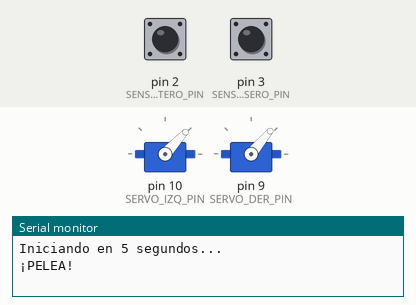
This program was run on a simulated Arduino Pro Mini, built with avr-gcc and run on an emulated ATmega328P. Parts: 2 × servo, the last lines printed to the serial monitor. Inputs (shaded band) come from the test bench; at power-on: pin 2 (SENSOR_DELANTERO_PIN) HIGH, pin 3 (SENSOR_TRASERO_PIN) HIGH.

Above: at 6.2 s.
6.3 s: pin 2 (SENSOR_DELANTERO_PIN) pulsed LOW 5 times (0.12 s each, 0.3 s apart)
At 8.0 s:
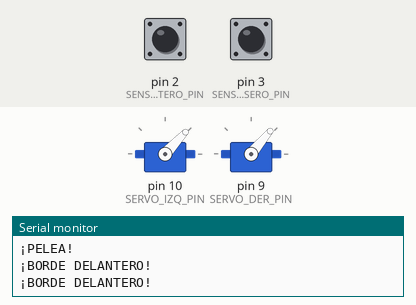
9.3 s: pin 3 (SENSOR_TRASERO_PIN) pulsed LOW 2 times (0.12 s each, 0.3 s apart)
At 9.62 s:
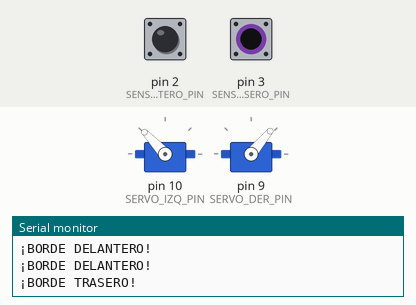
At 9.99 s:
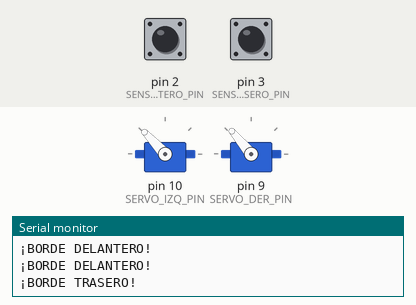
Timing chart, 0 to 12.3 s (numbered marks = the images above; inputs shaded):
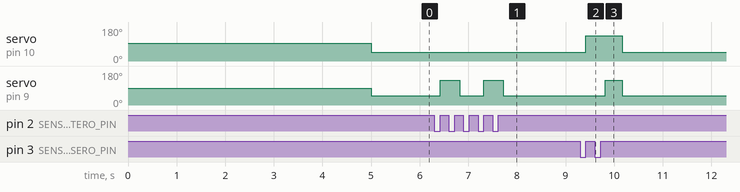

Measured:
- after the input at 6.3 s, servo on pin 9 (SERVO_DER_PIN): alternates 130° for 0.40 s and 50° for 0.50 s, 4 changes in all, then stays 50°, starting after 0.12 s
- after the input at 9.3 s, servo on pin 10 (SERVO_IZQ_PIN): 47° → 133° after 0.12 s, → 47° 0.75 s later; servo on pin 9 (SERVO_DER_PIN): 50° → 130° after 0.52 s, → 50° 0.35 s later

The program:

main.cpp
```cpp
#include <Arduino.h>
// Robot Sumo con Arduino Uno
// Componentes: HC-SR04 (con Timer2), 2x TCRT5000 (con interrupciones), 2x Servo S3003 modificados
// Estrategia equilibrada: defensa y ataque - TOTALMENTE NO BLOQUEANTE

#include <Servo.h>
#define ADD(x,y) ((x) + (y))

// === PINES ===
// Ultrasonido HC-SR04
#define TRIG_PIN 12
#define ECHO_PIN 11

// Sensores TCRT5000 en pines de interrupción
#define SENSOR_DELANTERO_PIN 2  // INT0 - Sensor ADELANTE del robot
#define SENSOR_TRASERO_PIN 3    // INT1 - Sensor ATRÁS del robot

// Servos (usar pines PWM)
#define SERVO_IZQ_PIN 10   // PWM
#define SERVO_DER_PIN 9  // PWM

// === CONSTANTES ===
#define DISTANCIA_ATAQUE 40      // cm - atacar si oponente está cerca
#define DISTANCIA_BUSQUEDA 80    // cm - buscar activamente
#define TIEMPO_RETROCESO 400     // ms - tiempo para alejarse del borde
#define TIEMPO_GIRO_BORDE 350    // ms - giro después de detectar borde

// Velocidades servos (AJUSTAR SEGÚN PRUEBAS)
#define VELOCIDAD_STOP_DER 90
#define VELOCIDAD_STOP_IZQ 93
#define VELOCIDAD_BASE 40       // Velocidad base para pruebas
#define VELOCIDAD_BASE_IZQ ADD(VELOCIDAD_STOP_IZQ,VELOCIDAD_BASE)       // Velocidad base para pruebas
#define VELOCIDAD_BASE_DER ADD(VELOCIDAD_STOP_DER,VELOCIDAD_BASE)       // Velocidad base para pruebas
#define VELOCIDAD_TURBO 25      // Velocidad máxima de ataque

// === VARIABLES GLOBALES ===
// Sensores de línea
volatile bool lineaDelDetectada = false;
volatile bool lineaTraDetectada = false;

// Ultrasonido no bloqueante
volatile int distanciaActual = 0;
volatile unsigned long tiempoEchoInicio = 0;
volatile bool esperandoEcho = false;
volatile bool medicionCompleta = false;

Servo servoIzq;
Servo servoDer;

// Estados del robot
enum Estado {
  BUSCAR,
  ATACAR,
  EVITAR_BORDE
};
Estado estadoActual = BUSCAR;

// Control de tiempo para búsqueda
unsigned long tiempoGiro = 0;
bool girando = false;

void detectarLineaDel();
void detectarLineaTra();
void manejarBorde();
void echoInterrupt();
void detener();
void avanzar();
void retroceder();
void girarIzquierda();
void girarDerecha();
void atacarTurbo();
void buscarOponente();

void setup() {
  Serial.begin(9600);

  // Configurar pines ultrasonido
  pinMode(TRIG_PIN, OUTPUT);
  pinMode(ECHO_PIN, INPUT);
  digitalWrite(TRIG_PIN, LOW);

  // Configurar sensores infrarrojos con pull-up interno
  pinMode(SENSOR_DELANTERO_PIN, INPUT_PULLUP);
  pinMode(SENSOR_TRASERO_PIN, INPUT_PULLUP);

  // Configurar interrupciones para sensores de línea
  attachInterrupt(digitalPinToInterrupt(SENSOR_DELANTERO_PIN), detectarLineaDel, RISING);
  attachInterrupt(digitalPinToInterrupt(SENSOR_TRASERO_PIN), detectarLineaTra, RISING);

  // Configurar interrupción para ECHO del ultrasonido
  attachInterrupt(digitalPinToInterrupt(ECHO_PIN), echoInterrupt, CHANGE);

  // Configurar Timer2 para lectura periódica del ultrasonido (cada 64ms aprox)
  cli();  // Deshabilitar interrupciones globales
  TCCR2A = 0;  // Modo normal
  TCCR2B = 0;
  TCNT2 = 0;   // Inicializar contador

  // Configurar para ~64ms usando prescaler 1024
  // OCR2A = (16MHz / (prescaler * frecuencia_deseada)) - 1
  // Para ~15.6Hz (64ms): OCR2A = (16000000 / (1024 * 15.6)) - 1 ≈ 249
  OCR2A = 249;
  TCCR2A |= (1 << WGM21);   // Modo CTC
  TCCR2B |= (1 << CS22) | (1 << CS21) | (1 << CS20);  // Prescaler 1024
  TIMSK2 |= (1 << OCIE2A);  // Habilitar interrupción por comparación
  sei();  // Habilitar interrupciones globales

  // Inicializar servos en pines PWM
  servoIzq.attach(SERVO_IZQ_PIN);
  servoDer.attach(SERVO_DER_PIN);

  // Espera inicial de 5 segundos (reglamento sumo)
  detener();
  Serial.println("Iniciando en 5 segundos...");
  delay(5000);
  Serial.println("¡PELEA!");
}

void loop() {
  // === PRIORIDAD 1: Evitar caída del dohyo ===
  if (lineaDelDetectada || lineaTraDetectada) {
    estadoActual = EVITAR_BORDE;
    manejarBorde();
    return;
  }

  // === PRIORIDAD 2 y 3: Atacar o Buscar ===
  // La distancia se actualiza automáticamente por interrupciones
  int distancia = distanciaActual;

  if (distancia > 0 && distancia <= DISTANCIA_ATAQUE) {
    // Oponente cerca - ATACAR CON FUERZA
    estadoActual = ATACAR;
    atacarTurbo();
  }
  else if (distancia > DISTANCIA_ATAQUE && distancia <= DISTANCIA_BUSQUEDA) {
    // Oponente detectado pero lejos - avanzar
    estadoActual = ATACAR;
    avanzar();
  }
  else {
    // No hay oponente - buscar girando
    estadoActual = BUSCAR;
    buscarOponente();
  }

  // Loop completamente no bloqueante - sin delays
}

// === INTERRUPCIONES DE SENSORES DE LÍNEA ===
void detectarLineaDel() {
  // Verificar que realmente está en LOW (debounce por hardware)
  if (digitalRead(SENSOR_DELANTERO_PIN) == HIGH) {
    lineaDelDetectada = true;
  }
}

void detectarLineaTra() {
  // Verificar que realmente está en LOW (debounce por hardware)
  if (digitalRead(SENSOR_TRASERO_PIN) == HIGH) {
    lineaTraDetectada = true;
  }
}

// === INTERRUPCIÓN TIMER2 - Trigger del ultrasonido cada 64ms ===
ISR(TIMER2_COMPA_vect) {
  if (!esperandoEcho) {
    // Enviar pulso trigger
    digitalWrite(TRIG_PIN, HIGH);
    delayMicroseconds(10);
    digitalWrite(TRIG_PIN, LOW);
    esperandoEcho = true;
  }
}

// === INTERRUPCIÓN ECHO - Medir tiempo del pulso ===
void echoInterrupt() {
  if (digitalRead(ECHO_PIN) == HIGH) {
    // Inicio del pulso ECHO
    tiempoEchoInicio = micros();
  } else {
    // Fin del pulso ECHO
    if (esperandoEcho && tiempoEchoInicio > 0) {
      unsigned long duracion = micros() - tiempoEchoInicio;

      // Calcular distancia (solo enteros)
      // Limitar a rango razonable (2-400cm)
      if (duracion > 116 && duracion < 23200) {  // 2cm a 400cm
        distanciaActual = duracion / 58;
      } else {
        distanciaActual = 0;  // Fuera de rango
      }

      esperandoEcho = false;
      medicionCompleta = true;
      tiempoEchoInicio = 0;
    }
  }
}

// === MANEJO DE BORDES (usando millis() en vez de delay) ===
void manejarBorde() {
  static unsigned long tiempoInicioBorde = 0;
  static int faseBorde = 0;  // 0=retroceso, 1=giro
  static bool enBorde = false;
  static bool girarHaciaIzq = false;  // Dirección del giro

  if (!enBorde) {
    // Iniciar maniobra de borde - determinar dirección del giro
    enBorde = true;
    faseBorde = 0;
    tiempoInicioBorde = millis();

    // Decidir hacia dónde girar según qué sensor detectó
    if (lineaDelDetectada) {
      Serial.println("¡BORDE DELANTERO!");
      girarHaciaIzq = true;
    }
    else if (lineaTraDetectada) {
      Serial.println("¡BORDE TRASERO!");
      girarHaciaIzq = false;
    }
    else if (lineaDelDetectada && lineaTraDetectada) {
      Serial.println("¡BORDE LATERAL!");
      girarHaciaIzq = true;
    }
  }

  unsigned long tiempoTranscurrido = millis() - tiempoInicioBorde;

  if (faseBorde == 0) {
    if (lineaDelDetectada) {
      retroceder();
    }
    else if (lineaTraDetectada) {
      avanzar();
    }


    if (tiempoTranscurrido >= TIEMPO_RETROCESO) {
      faseBorde = 1;
      tiempoInicioBorde = millis();
    }
  }
  else if (faseBorde == 1) {
    // Fase de giro - girar según la dirección determinada
    if (girarHaciaIzq) {
      girarIzquierda();
    } else {
      girarDerecha();
    }

    // Determinar tiempo de giro
    int tiempoGiroTotal = TIEMPO_GIRO_BORDE;
    if (lineaDelDetectada) {
      tiempoGiroTotal += 100;  // Giro más largo si detectó borde frontal
    }

    if (tiempoTranscurrido >= tiempoGiroTotal) {
      // Finalizar maniobra
      lineaDelDetectada = false;
      lineaTraDetectada = false;
      enBorde = false;
      faseBorde = 0;
    }
  }
}

// === ESTRATEGIAS DE COMBATE ===
void atacarTurbo() {
  // Ataque máxima velocidad
  servoIzq.write(VELOCIDAD_BASE_IZQ + VELOCIDAD_TURBO);
  servoDer.write(180 - VELOCIDAD_BASE_DER + VELOCIDAD_TURBO);  // Invertido
}

void buscarOponente() {
  static bool girarHaciaDer = false;
  // Giro continuo para escanear (sin delays)
  if (!girando) {
    tiempoGiro = millis();
    girando = true;
  }

    if (girarHaciaDer) {
        girarDerecha();
    } else {
        girarIzquierda();
    }

  // Cambiar dirección cada 1.5 segundos
  if (millis() - tiempoGiro > 1500) {
        girarHaciaDer = false;
  }
}

// === FUNCIONES DE MOVIMIENTO ===
void avanzar() {
  servoIzq.write(VELOCIDAD_BASE_IZQ);
  servoDer.write(180 - VELOCIDAD_BASE_DER);
}

void retroceder() {
  servoIzq.write(180 - VELOCIDAD_BASE_IZQ);
  servoDer.write(VELOCIDAD_BASE_DER);
}

void girarDerecha() {
  servoIzq.write(VELOCIDAD_BASE_IZQ);
  servoDer.write(VELOCIDAD_BASE_DER);
}

void girarIzquierda() {
  servoIzq.write(180 - VELOCIDAD_BASE_IZQ);
  servoDer.write(180 - VELOCIDAD_BASE_DER);
}

void detener() {
  servoIzq.write(VELOCIDAD_STOP_IZQ);
  servoDer.write(VELOCIDAD_STOP_DER);
}
```
